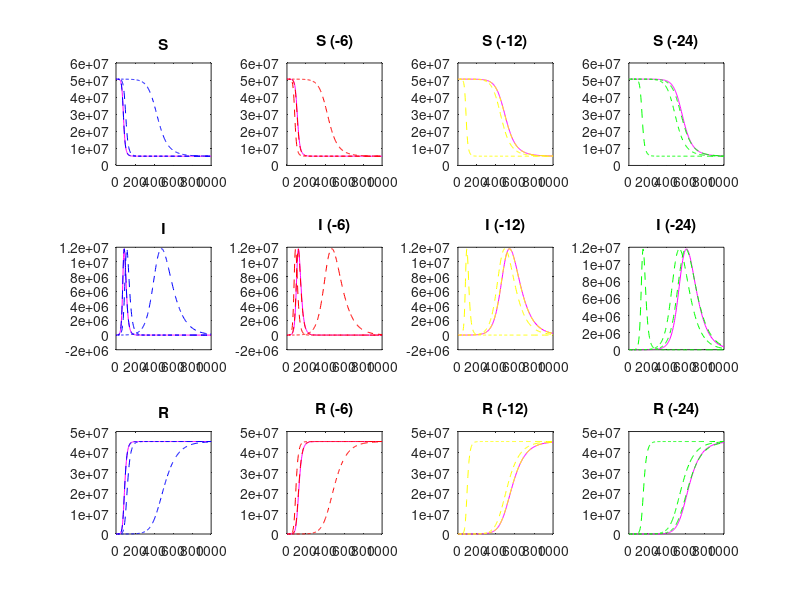

The MATLAB script that drew this image:
function modeloSIR
%10 de abril 2020
% x = #susceptibles, y = #infectados, z = #recuperados
%me tocó hacer un ajuste para hace 24 días porque el valor de recuperados
%era 0 y eso hacía todo 0. Lo puse en 1.
clc;
N=50547214;

%10 de abril
gammalast=197/2473;
betalast=2.5*gammalast;
y0=2473;
z0=197;
x0=N-y0-z0;

y010=y0 + 3 * 10;
x010= N-y010-z0;
gamma010=197/y010;
beta010=2.5*gamma010;

y050=y0 + 3 * 50;
x050= N-y050-z0;
gamma050=197/y050;
beta050=2.5*gamma050;

y0100=y0 + 3 * 100;
x0100= N-y0100-z0;
gamma0100=197/y0100;
beta0100=2.5*gamma0100;



%6 días antes
gammamenos6=85/1406;
betamenos6=2.5*gammamenos6;
ymenos6=1406;
zmenos6=85;
xmenos6=N-ymenos6-zmenos6;

ymenos610=ymenos6 + 3 * 10;
xmenos610= N-ymenos610-zmenos6;
gammamenos610=85/ymenos610;
betamenos610=2.5*gammamenos610;

ymenos650=ymenos6 + 3 * 50;
xmenos650= N-ymenos650-zmenos6;
gammamenos650=85/ymenos650;
betamenos650=2.5*gammamenos650;

ymenos6100=ymenos6 + 3 * 100;
xmenos6100= N-ymenos6100-zmenos6;
gammamenos6100=85/ymenos6100;
betamenos6100=2.5*gammamenos6100;



%12 días antes
gammamenos12=10/702;
betamenos12=2.5*gammamenos12;
ymenos12=702;
zmenos12=10;
xmenos12=N-ymenos12-zmenos12;

ymenos1210=ymenos12 + 3 * 10;
xmenos1210= N-ymenos1210-zmenos12;
gammamenos1210=10/ymenos1210;
betamenos1210=2.5*gammamenos1210;

ymenos1250=ymenos12 + 3 * 50;
xmenos1250= N-ymenos1250-zmenos12;
gammamenos1250=10/ymenos1250;
betamenos1250=2.5*gammamenos1250;

ymenos12100=ymenos12 + 3 * 100;
xmenos12100= N-ymenos12100-zmenos12;
gammamenos12100=10/ymenos12100;
betamenos12100=2.5*gammamenos12100;



%24 días antes
gammamenos24=1/65;
betamenos24=2.5*gammamenos24;
ymenos24=65;
zmenos24=1;
xmenos24=N-ymenos24-zmenos24;

ymenos2410=ymenos24 + 3 * 10;
xmenos2410= N-ymenos2410-zmenos24;
gammamenos2410=1/ymenos2410;
betamenos2410=2.5*gammamenos2410;

ymenos2450=ymenos24 + 3 * 50;
xmenos2450= N-ymenos2450-zmenos24;
gammamenos2450=1/ymenos2450;
betamenos2450=2.5*gammamenos2450;

ymenos24100=ymenos24 + 3 * 100;
xmenos24100= N-ymenos24100-zmenos24;
gammamenos24100=1/ymenos24100;
betamenos24100=2.5*gammamenos24100;


tmax=1000;
[t,x]=ode45(@epi,[0 tmax],[x0,y0,z0,xmenos6,ymenos6,zmenos6,xmenos12,ymenos12,zmenos12,xmenos24,ymenos24,zmenos24,x010,y010,z0,x050,y050,z0,x0100,y0100,z0,xmenos610, ...
ymenos610,zmenos6,xmenos650,ymenos650,zmenos6,xmenos6100,ymenos6100,zmenos6,xmenos1210,ymenos1210,zmenos12,xmenos1250,ymenos1250,zmenos12,xmenos12100,ymenos12100,zmenos12, ...
xmenos2410,ymenos2410,zmenos24,xmenos2450,ymenos2450,zmenos24,xmenos24100,ymenos24100,zmenos24]);
subplot(3,4,1),plot(t,x(:,1),'m'),title('S')
hold on;
subplot(3,4,2),plot(t,x(:,4),'m'),title('S')
hold on;
subplot(3,4,3),plot(t,x(:,7),'m'),title('S')
hold on;
subplot(3,4,4),plot(t,x(:,10),'m'),title('S')
hold on;
subplot(3,4,1),plot(t,x(:,13),'b--'),title('S')
hold on;
subplot(3,4,1),plot(t,x(:,16),'b--'),title('S')
hold on;
subplot(3,4,1),plot(t,x(:,19),'b--'),title('S')
hold on;
subplot(3,4,2),plot(t,x(:,22),'r--'),title('S')
hold on;
subplot(3,4,2),plot(t,x(:,25),'r--'),title('S')
hold on;
subplot(3,4,2),plot(t,x(:,28),'r--'),title('S (-6)')
hold on;
subplot(3,4,3),plot(t,x(:,31),'y--'),title('S')
hold on;
subplot(3,4,3),plot(t,x(:,34),'y--'),title('S')
hold on;
subplot(3,4,3),plot(t,x(:,37),'y--'),title('S (-12)')
hold on;
subplot(3,4,4),plot(t,x(:,40),'g--'),title('S')
hold on;
subplot(3,4,4),plot(t,x(:,43),'g--'),title('S')
hold on;
subplot(3,4,4),plot(t,x(:,46),'g--'),title('S (-24)')




subplot(3,4,5),plot(t,x(:,2),'m'),title('I')
hold on;
subplot(3,4,6),plot(t,x(:,5),'m'),title('I')
hold on;
subplot(3,4,7),plot(t,x(:,8),'m'),title('I')
hold on;
subplot(3,4,8),plot(t,x(:,11),'m'),title('I')
hold on;
subplot(3,4,5),plot(t,x(:,14),'b--'),title('I')
hold on;
subplot(3,4,5),plot(t,x(:,17),'b--'),title('I')
hold on;
subplot(3,4,5),plot(t,x(:,20),'b--'),title('I')
hold on;
subplot(3,4,6),plot(t,x(:,23),'r--'),title('I')
hold on;
subplot(3,4,6),plot(t,x(:,26),'r--'),title('I')
hold on;
subplot(3,4,6),plot(t,x(:,29),'r--'),title('I (-6)')
hold on;
subplot(3,4,7),plot(t,x(:,32),'y--'),title('I')
hold on;
subplot(3,4,7),plot(t,x(:,35),'y--'),title('I')
hold on;
subplot(3,4,7),plot(t,x(:,38),'y--'),title('I (-12)')
hold on;
subplot(3,4,8),plot(t,x(:,41),'g--'),title('I')
hold on;
subplot(3,4,8),plot(t,x(:,44),'g--'),title('I')
hold on;
subplot(3,4,8),plot(t,x(:,47),'g--'),title('I (-24)')



subplot(3,4,9),plot(t,x(:,3),'m'),title('R ')
hold on;
subplot(3,4,10),plot(t,x(:,6),'m'),title('R')
hold on;
subplot(3,4,11),plot(t,x(:,9),'m'),title('R')
hold on;
subplot(3,4,12),plot(t,x(:,12),'m'),title('R')
hold on;
subplot(3,4,9),plot(t,x(:,15),'b--'),title('R')
hold on;
subplot(3,4,9),plot(t,x(:,18),'b--'),title('R')
hold on;
subplot(3,4,9),plot(t,x(:,21),'b--'),title('R')
hold on;
subplot(3,4,10),plot(t,x(:,24),'r--'),title('R')
hold on;
subplot(3,4,10),plot(t,x(:,27),'r--'),title('R')
hold on;
subplot(3,4,10),plot(t,x(:,30),'r--'),title('R (-6)')
hold on;
subplot(3,4,11),plot(t,x(:,33),'y--'),title('R')
hold on;
subplot(3,4,11),plot(t,x(:,36),'y--'),title('R')
hold on;
subplot(3,4,11),plot(t,x(:,39),'y--'),title('R (-12)')
hold on;
subplot(3,4,12),plot(t,x(:,42),'g--'),title('R')
hold on;
subplot(3,4,12),plot(t,x(:,45),'g--'),title('R')
hold on;
subplot(3,4,12),plot(t,x(:,48),'g--'),title('R (-24)')
hold on;

function dx = epi(~,x)
dx = zeros(48,1);
dx(1) = -betalast*x(1)*x(2)/N;
 dx(2) = +betalast*x(1)*x(2)/N-gammalast*x(2);
 dx(3) = +gammalast*x(2);
 
 dx(4) = -betamenos6*x(4)*x(5)/N;
 dx(5) = +betamenos6*x(4)*x(5)/N-gammamenos6*x(5);
 dx(6) = +gammamenos6*x(5);
 
 dx(7) = -betamenos12*x(7)*x(8)/N;
 dx(8) = +betamenos12*x(7)*x(8)/N-gammamenos12*x(8);
 dx(9) = +gammamenos12*x(8);
 
 dx(10) = -betamenos24*x(10)*x(11)/N;
 dx(11) = +betamenos24*x(10)*x(11)/N-gammamenos24*x(11);
 dx(12) = +gammamenos24*x(11);
 
 dx(13) = -betalast*x(13)*x(14)/N;
 dx(14) = +betalast*x(13)*x(14)/N-gammalast*x(14);
 dx(15) = +gammalast*x(14);
 
 dx(16) = -betamenos6*x(16)*x(17)/N;
 dx(17) = +betamenos6*x(16)*x(17)/N-gammamenos6*x(17);
 dx(18) = +gammamenos6*x(17);
 
 dx(19) = -betamenos12*x(19)*x(20)/N;
 dx(20) = +betamenos12*x(19)*x(20)/N-gammamenos12*x(20);
 dx(21) = +gammamenos12*x(20);
 
 dx(22) = -betamenos24*x(22)*x(23)/N;
 dx(23) = +betamenos24*x(22)*x(23)/N-gammamenos24*x(23);
 dx(24) = +gammamenos24*x(23);
 
 dx(25) = -betalast*x(25)*x(26)/N;
 dx(26) = +betalast*x(25)*x(26)/N-gammalast*x(26);
 dx(27) = +gammalast*x(26);
 
 dx(28) = -betamenos6*x(28)*x(29)/N;
 dx(29) = +betamenos6*x(28)*x(29)/N-gammamenos6*x(29);
 dx(30) = +gammamenos6*x(29);
 
 dx(31) = -betamenos12*x(31)*x(32)/N;
 dx(32) = +betamenos12*x(31)*x(32)/N-gammamenos12*x(32);
 dx(33) = +gammamenos12*x(32);
 
 dx(34) = -betamenos24*x(34)*x(35)/N;
 dx(35) = +betamenos24*x(34)*x(35)/N-gammamenos24*x(35);
 dx(36) = +gammamenos24*x(35);
 
 dx(37) = -betalast*x(37)*x(38)/N;
 dx(38) = +betalast*x(37)*x(38)/N-gammalast*x(38);
 dx(39) = +gammalast*x(38);
 
 dx(40) = -betamenos6*x(40)*x(41)/N;
 dx(41) = +betamenos6*x(40)*x(41)/N-gammamenos6*x(41);
 dx(42) = +gammamenos6*x(41);
 
 dx(43) = -betamenos12*x(43)*x(44)/N;
 dx(44) = +betamenos12*x(43)*x(44)/N-gammamenos12*x(44);
 dx(45) = +gammamenos12*x(44);
 
 dx(46) = -betamenos24*x(46)*x(47)/N;
 dx(47) = +betamenos24*x(46)*x(47)/N-gammamenos24*x(47);
 dx(48) = +gammamenos24*x(47);
 end
end
